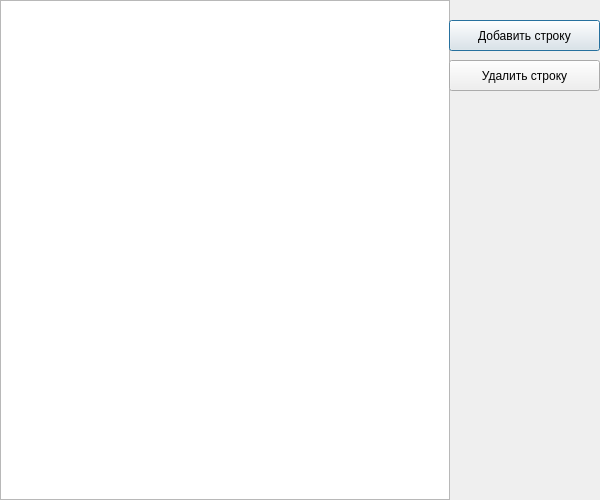
<?xml version="1.0" encoding="UTF-8"?>
<ui version="4.0">
 <class>TableWithNew</class>
 <widget class="QDialog" name="TableWithNew">
  <property name="geometry">
   <rect>
    <x>0</x>
    <y>0</y>
    <width>600</width>
    <height>500</height>
   </rect>
  </property>
  <property name="sizePolicy">
   <sizepolicy hsizetype="Preferred" vsizetype="Preferred">
    <horstretch>0</horstretch>
    <verstretch>0</verstretch>
   </sizepolicy>
  </property>
  <property name="minimumSize">
   <size>
    <width>600</width>
    <height>500</height>
   </size>
  </property>
  <property name="maximumSize">
   <size>
    <width>600</width>
    <height>500</height>
   </size>
  </property>
  <property name="windowTitle">
   <string>Dialog</string>
  </property>
  <widget class="QTableWidget" name="tableWidget">
   <property name="geometry">
    <rect>
     <x>0</x>
     <y>0</y>
     <width>450</width>
     <height>500</height>
    </rect>
   </property>
   <property name="minimumSize">
    <size>
     <width>450</width>
     <height>500</height>
    </size>
   </property>
   <property name="maximumSize">
    <size>
     <width>450</width>
     <height>500</height>
    </size>
   </property>
  </widget>
  <widget class="QPushButton" name="add">
   <property name="geometry">
    <rect>
     <x>449</x>
     <y>20</y>
     <width>151</width>
     <height>31</height>
    </rect>
   </property>
   <property name="text">
    <string>Добавить строку</string>
   </property>
   <property name="checkable">
    <bool>false</bool>
   </property>
  </widget>
  <widget class="QPushButton" name="deleterow">
   <property name="geometry">
    <rect>
     <x>449</x>
     <y>60</y>
     <width>151</width>
     <height>31</height>
    </rect>
   </property>
   <property name="text">
    <string>Удалить строку</string>
   </property>
   <property name="checkable">
    <bool>false</bool>
   </property>
   <property name="autoRepeat">
    <bool>false</bool>
   </property>
   <property name="autoExclusive">
    <bool>false</bool>
   </property>
  </widget>
 </widget>
 <resources/>
 <connections/>
</ui>
